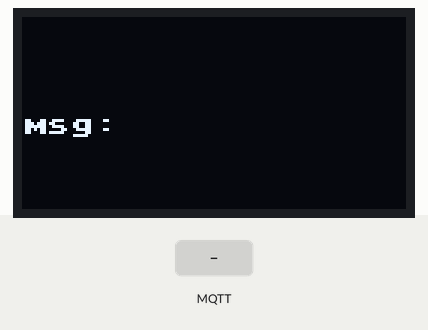
This program was run on a simulated ESP32 board running MicroPython. On the bench: 128×64 one-colour display. The inputs (shaded band) are chosen by the test bench. WiFi joins after 1.5 s; no MQTT or app messages arrive unless stated; library files of the repository ran but are not shown: ssd1306.py; what the program prints to the serial console is not drawn.

Above: at 2.8 s.
2.9 s: MQTT message "on" arrives on the first subscribed topic
At 3.5 s:
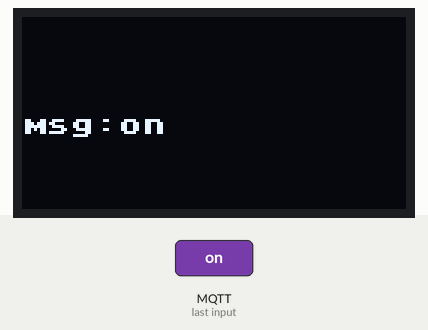
4.4 s: MQTT message "off" arrives on the first subscribed topic
At 5.2 s:
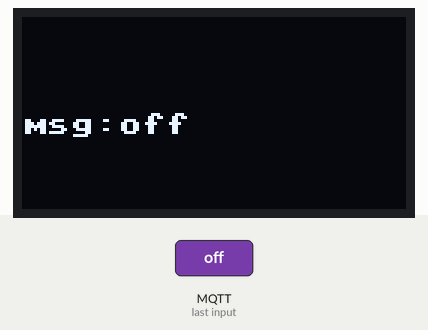
5.9 s: MQTT message "1" arrives on the first subscribed topic
At 7.1 s:
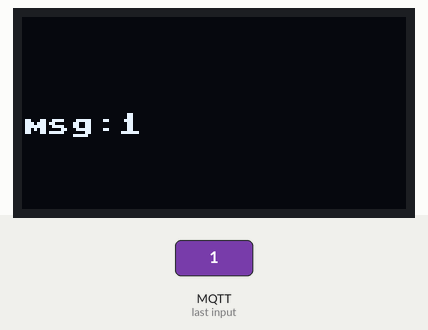
Timing chart, 0 to 8.9 s (numbered marks = the images above; inputs shaded):
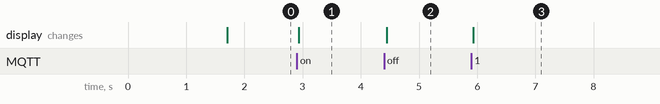

The program:

main2.py
```python
#########################匯入模組#########################
import mcu
from machine import Pin, I2C
import ssd1306


#########################函式與類別定義#########################
def on_message(topic, msg):
    global msg_received
    msg_received = msg.decode("utf-8")  # Byte to String
    topic = topic.decode("utf-8")
    print(f"my subscribe topic is:{topic},msg:{msg_received}")


def desplay_massage(init_y, msg):
    """
    在OLED上顯示訊息，自動換行
    每個字元佔用8x8像素，OLED寬度128像素，高度64像素
    參數:
     init_y: 起始y座標
     msg: 要顯示的訊息
     迴圈變數m從init_y開始，每次增加16，直到msg長度結束
     取得當前行的訊息為line=[m:m+16]
     y座標為(m//16)*8
     透過oled.text(line, 0, y)顯示訊息

    """
    max_char_per_line = 16  # 每行最大字元數
    for m in range(0, len(msg), max_char_per_line):
        line = msg[m : m + max_char_per_line]  # 取得當前行的字串
        y_position = init_y + (m // max_char_per_line) * 8
        oled.text(line, 0, y_position + init_y)


#########################宣告與設定#########################
msg_received = ""  # 初始化，避免未收到訊息時使用到未定義變數

gpio = mcu.gpio()

i2c = I2C(scl=Pin(gpio.D1), sda=Pin(gpio.D2))
oled = ssd1306.SSD1306_I2C(128, 64, i2c)
wi = mcu.wifi()
wi.setup(ap_active=False, sta_active=True)
if wi.connect("SingularClass", "Singular#1234"):
    print(f"IP={wi.ip}")
else:
    print("WiFi connect failed")

mqClient0 = mcu.MQTT(
    "a", "mqtt.singularinnovation-ai.com", "singular", "Singular#1234", 60
)
mqClient0.connect()
mqClient0.subscribe("bakayarou", on_message)  # 設定想訂閱的主題

#########################主程式#########################
while True:

    msg_num = len(msg_received)
    # 查看是否有訂閱主題發布的資料
    mqClient0.check_msg()  # 等待已訂閱的主題發送資料
    oled.fill(0)  # 清除顯示
    oled_high = 0
    desplay_massage(16, f"msg:{msg_received}")
    # # 根據接收到的訊息長度決定顯示行數

    oled.show()
```

mcu.py
```python
import sys
import network
from machine import PWM, Pin
from umqtt.simple import MQTTClient


class gpio:
    def __init__(self):
        self._D0 = 16
        self._D1 = 5
        self._D2 = 4
        self._D3 = 0
        self._D4 = 2
        self._D5 = 14
        self._D6 = 12
        self._D7 = 13
        self._D8 = 15
        self._SDD3 = 10
        self._SDD2 = 9

    @property  # 讓指令變數變的樣子(讓指令變不可改)
    def D0(self):
        return self._D0

    @property
    def D1(self):
        return self._D1

    @property
    def D2(self):
        return self._D2

    @property
    def D3(self):
        return self._D3

    @property
    def D4(self):
        return self._D4

    @property
    def D5(self):
        return self._D5

    @property
    def D6(self):
        return self._D6

    @property
    def D7(self):
        return self._D7

    @property
    def D8(self):
        return self._D8

    @property
    def SDD3(self):
        return self._SDD3

    @property
    def SDD2(self):
        return self._SDD2


class wifi:
    def __init__(self, ssid=None, password=None):
        """
        初始化WIFI模組
        ssid: WIFI名稱
        password: WIFI密碼
        """

        self.sta = network.WLAN(network.STA_IF)  # 建立 WLAN 物件，設定為站台模式
        self.ap = network.WLAN(network.AP_IF)  # 建立 WLAN 物件，設定為基地台模式
        self.ssid = ssid
        self.password = password
        self.ap_active = False
        self.sta_active = False
        self.ip = None

    def setup(self, ap_active=False, sta_active=False):
        """
        設定WIFI模組
        ap_active: 是否開放AP模式
        sta_active: 是否開放STA模式

        使用方法:
        wi.setup(ap_active=True|False,sta_active=True|False)
        """
        self.ap_active = ap_active
        self.sta_active = sta_active
        self.ap.active(ap_active)
        self.sta.active(sta_active)

    def scan(self):
        """
        掃描附近的WIFI
        返回:WIFI列表
        使用方法:
        wi.scan()
        """
        if self.sta_active:
            wifi_list = self.sta.scan()
            print("Scan result:")
            for i in range(len(wifi_list)):
                print(wifi_list[i][0])
        else:
            print("STA模式未啟用")

    def connect(self, ssid=None, password=None) -> bool:
        """
        連接WIFI
        ssid: WIFI名稱
        password: WIFI密碼
        返回:是否連接成功
        使用方法:
        wi.connect(ssid="WIFI名稱",password="WIFI密碼")
        """
        if self.sta_active:
            if ssid is None:
                ssid = self.ssid
            if password is None:
                password = self.password
            self.sta.connect(ssid, password)
            while not self.sta.isconnected():
                pass
            if self.sta.isconnected():
                self.ip = self.sta.ifconfig()[0]
                print("Connected, IP address:", self.ip)
                return True
            print("Failed to connect to WiFi")
            return False
        else:
            print("STA模式未啟用")
            return False


class LED:
    def __init__(self, r_pin, g_pin, b_pin, pwm: bool = False):
        """
        LED 類別用於管理 RGB LED

        屬性:
            RED(Pin):紅色LED
            GREEN(Pin):綠色LED
            BLUE(Pin):藍色LED
        方法:__init__(r_pin,g_pin,b_pin,pwm: bool = False):初始化LED。
            當pwm=False時，使用 Pin控制LED。
            當pwm=True時，使用 PWM控制LED亮度。
            RED.value(value):設定紅色LED狀態或亮度。
            GREEN.value(value):設定綠色LED狀態或亮度。
            BLUE.value(value):設定藍色LED狀態或亮度。
            RED.duty(duty):設定紅色LED PWM佔空比。
            GREEN.duty(duty):設定綠色LED PWM佔空比。
            BLUE.duty(duty):設定藍色LED PWM佔空比。
        """
        self.pwm = pwm
        if pwm == False:
            self.RED = Pin(r_pin, Pin.OUT)
            self.GREEN = Pin(g_pin, Pin.OUT)
            self.BLUE = Pin(b_pin, Pin.OUT)
        else:
            frequency = 1000
            duty_cycle = 0
            self.RED = PWM(Pin(r_pin), freq=frequency, duty=duty_cycle)
            self.GREEN = PWM(Pin(g_pin), freq=frequency, duty=duty_cycle)
            self.BLUE = PWM(Pin(b_pin), freq=frequency, duty=duty_cycle)

    def LED_open(self, RED_value, GREEN_value, BLUE_value):
        """
        LED開啟方法
        LED_open(RED_value,GREEN_value,BLUE_value)
        例如:


        led = LED(r_pin=5, g_pin=4, b_pin=0, pwm=False)
        led.LED_open(1, 0, 0)  # 設定紅色LED開啟，綠色和藍色LED關閉

        led = LED(r_pin=5, g_pin=4, b_pin=0, pwm=True)
        led.LED_open(512, 0, 0)  # 設定紅色LED亮度為512，綠色和藍色LED關閉
        """
        if self.pwm == False:
            self.RED.value(RED_value)
            self.GREEN.value(GREEN_value)
            self.BLUE.value(BLUE_value)
        else:
            self.RED.duty(RED_value)
            self.GREEN.duty(GREEN_value)
            self.BLUE.duty(BLUE_value)


class MQTT:
    def __init__(self, Client_id, sever, user, password, keepalive):
        """
        抓取MQTTClient物件
        連接MQTT伺服器
        訂閱主題
        等待以訂閱之主題發送資料
        使用方法:
        1.import mcu
        2.mcu.MQTT
        """
        """
        使用方式:
        mqClient(MQTT伺服器名稱,使用者名稱,密碼,保持連線時間)要是str
        """
        self.mqClient = MQTTClient(
            Client_id, sever, user=user, password=password, keepalive=keepalive
        )
        """
        MQTT.connect()
        """

    def connect(self):
        try:
            self.mqClient.connect()
        except:
            sys.exit()
        finally:
            print("connected MQTT server")

    """
    MQTT.subscribe(主題)
    """

    def subscribe(self, topic: str, callback: function):
        self.mqClient.set_callback(callback)  # 設定接收訊息的時候要呼叫的函式
        self.mqClient.subscribe(topic)  # 設定想訂閱的主題

    """
    MQTT.check_msg()
    """

    def check_msg(self):
        self.mqClient.check_msg()  # 等待已訂閱的主題發送資料
        self.mqClient.ping()  # 持續確認是否還保持連線

    def publish(self, topic: str, msg: str):
        topic = topic.encode("utf-8")
        msg = msg.encode("utf-8")
        self.mqClient.publish(topic, msg)
```

Measured:
- after the input at 2.9 s, the display: changes at once (image 1)
- after the input at 4.4 s, the display: changes after 0.05 s (image 2)
- after the input at 5.9 s, the display: changes at once (image 3)
